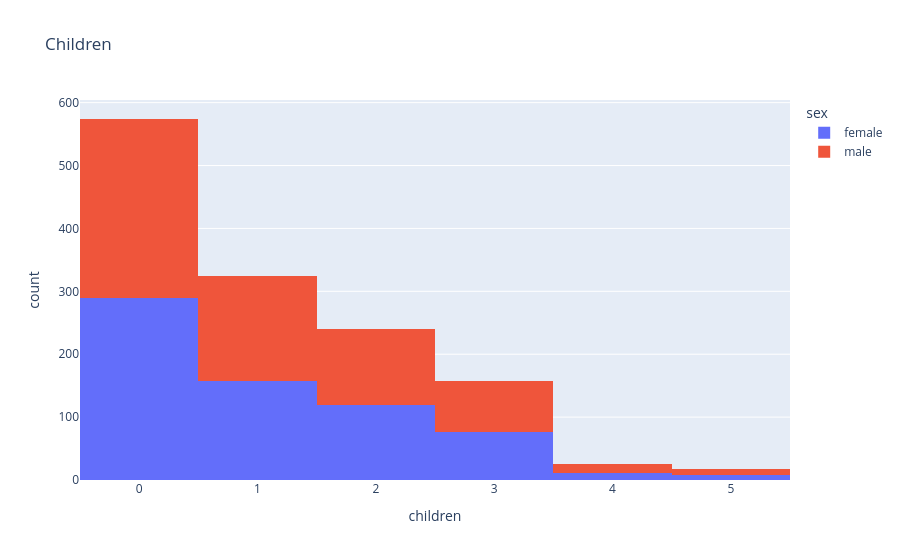

The notebook cell saved with this chart:
### Markdown cell above
З розподілу віку за регіонами можна побачити, що у всіх регіонах розподіл клієнтів по віку близький один до одного, тобто немає явно вираженого регіону, де переважає населення молодшого чи старшого віку. Отже, за регіоном неможливо визначити клієнтів, які схильні до вікових хвороб та підпадають під більшу кількість страхових випадків у зв'язку з віком.

### Code cell
px.histogram(medical_df, x='children', color='sex', title='Children')

### Figure 1 — Plotly figure (JSON) as saved in the notebook; plotly's stock layout.template omitted (floating-point values rounded to 4 significant figures; data arrays with more than 128 entries replaced by an {"elided": "..."} marker saying what was removed)
{"data": [{"bingroup": "x", "hovertemplate": "sex=female<br>children=%{x}<br>count=%{y}<extra></extra>", "legendgroup": "female", "marker": {"color": "#636efa", "pattern": {"shape": ""}}, "name": "female", "orientation": "v", "showlegend": true, "type": "histogram", "x": {"elided": "662 int values"}, "xaxis": "x", "yaxis": "y"}, {"bingroup": "x", "hovertemplate": "sex=male<br>children=%{x}<br>count=%{y}<extra></extra>", "legendgroup": "male", "marker": {"color": "#EF553B", "pattern": {"shape": ""}}, "name": "male", "orientation": "v", "showlegend": true, "type": "histogram", "x": {"elided": "676 int values"}, "xaxis": "x", "yaxis": "y"}], "layout": {"barmode": "relative", "legend": {"title": {"text": "sex"}, "tracegroupgap": 0}, "title": {"text": "Children"}, "xaxis": {"anchor": "y", "domain": [0, 1], "title": {"text": "children"}}, "yaxis": {"anchor": "x", "domain": [0, 1], "title": {"text": "count"}}}}
